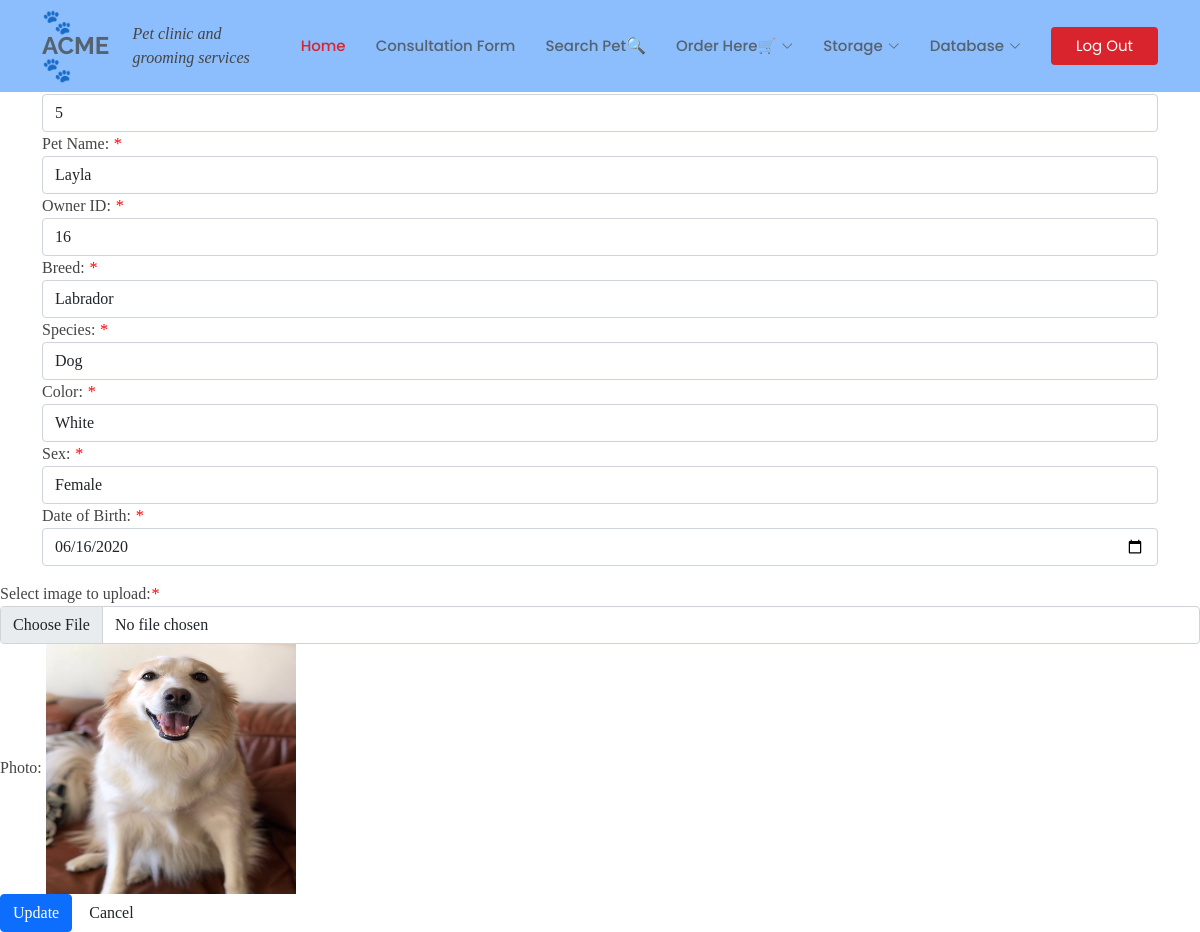
/Pedit.php?pet_id=5 (signed in), run on the app's committed database.
### tables this page shows
CREATE TABLE `petinfo` (
  `PetID` int(11) NOT NULL AUTO_INCREMENT,
  `petName` varchar(500) NOT NULL,
  `CustomerID` int(11) NOT NULL,
  `breed` varchar(500) NOT NULL,
  `species` varchar(500) NOT NULL,
  `color` varchar(100) NOT NULL,
  `sex` varchar(25) NOT NULL,
  `birth` date NOT NULL,
  `Img` mediumblob NOT NULL,
  PRIMARY KEY (`PetID`),
  KEY `CustomerID` (`CustomerID`),
  CONSTRAINT `petinfo_ibfk_1` FOREIGN KEY (`CustomerID`) REFERENCES `customer` (`CustomerID`) ON DELETE CASCADE ON UPDATE CASCADE
);

### Pedit.php (the view, shortened to what this page needs)
<?php
include "includes/header.php";
include "includes/config.php";
include "includes/bootstrap.php";
if (!isset($_SESSION['EmployeeID'])){
  require("includes/login_functions.inc.php");
 echo "<script>alert('please log in to edit current Pet clients');document.location='login.php'</script>";
}
else {
$result = mysqli_query( $conn,"SELECT * FROM petinfo where PetID = ". $_GET['pet_id']);
$row = mysqli_fetch_array($result);
?>
p.spacedlines{
   line-height: 150%;
}
<div class="container">
<h2>Update Pet</h2>
<form method="POST" action="Pupdate.php" enctype="multipart/form-data">
<div class="form-group">
<label for="pet_id" class="control-label">Pet ID:</label> <i style="color:red">*</i>
<input type='text' class="form-control " id='PetID' name='PetID' value="<?php echo $_GET['pet_id']; ?>">
</div>
<div class="form-group">
<label for="petName" class="control-label">Pet Name:</label> <i style="color:red">*</i>
<input type="text" class="form-control" id="petName" name="petName" value="<?php echo $row['petName'];?>">
</div>
<div class="form-group">
     <label for="CustomerID" class="control-label">Owner ID:</label> <i style="color:red">*</i>
     <input type="text" class="form-control " id="CustomerID" name="CustomerID" value="<?php echo $row['CustomerID'];?>">
</div>
<div class="form-group">
<label for="breed" class="control-label">Breed:</label> <i style="color:red">*</i>
<input type="text" class="form-control " id="breed" name="breed" value="<?php echo $row['breed'];?>">
</div>
<div class="form-group">
<label for="species" class="control-label">Species:</label> <i style="color:red">*</i>
<input type="text" class="form-control" id="species" name="species" value="<?php echo $row['species'];?>">
</div>
<div class="form-group">
<label for="color" class="control-label">Color:</label> <i style="color:red">*</i>
<input type="text" class="form-control" id="color" name="color" value="<?php echo $row['color'];?>">
</div>
<div class="form-group">
<label for="sex" class="control-label">Sex:</label> <i style="color:red">*</i>
<input type="text" class="form-control " id="sex" name="sex" value="<?php echo $row['sex'];?>">
</div>
<div class="form-group">
<label for="birth" class="control-label">Date of Birth:</label> <i style="color:red">*</i>
<input type="date" class="form-control " id="birth" name="birth" value="<?php echo $row['birth'];?>"
       min="2000-01-01" max="2025-12-31"></text>
</div>
</div>
<div class="form-group">
    <label for="fileToUpload" class="control-label">Select image to upload:</label><i style="color:red">*</i>
    <input type="file" name="fileToUpload" id="fileToUpload" class="form-control">
 </div>
 <div>
  <div class="form-group">
    <label for="fileToUpload" class="control-label">Photo:</label>
    <?php echo "<img border=\"0\" src=\"".$row['Img']."\" width=\"250\" alt=\"pet\" height=\"250\">" ?>
 </div>
 <div>
 <div>
 <button type="submit" name="submit" class="btn btn-primary" value="update">Update</button>
  <a href="Cindex.php" class="btn btn-default" role="button">Cancel</a>
  </div>
</div>
</div>
<?php
}
 ?>
 </body>
 </html>

### assets/css/style.css (style rules this page uses)
body { font-family: "Times New Roman", sans-serif; color: #444444; }
a { text-decoration: none; color: #d9232d; }
h1, h2, h3, h4, h5, h6 { font-family: "Raleway", sans-serif; }

### data on the page
petinfo: petName "Layla", CustomerID "16", breed "Labrador", species "Dog", color "White", sex "Female", birth "06/16/2020", Img (picture)
